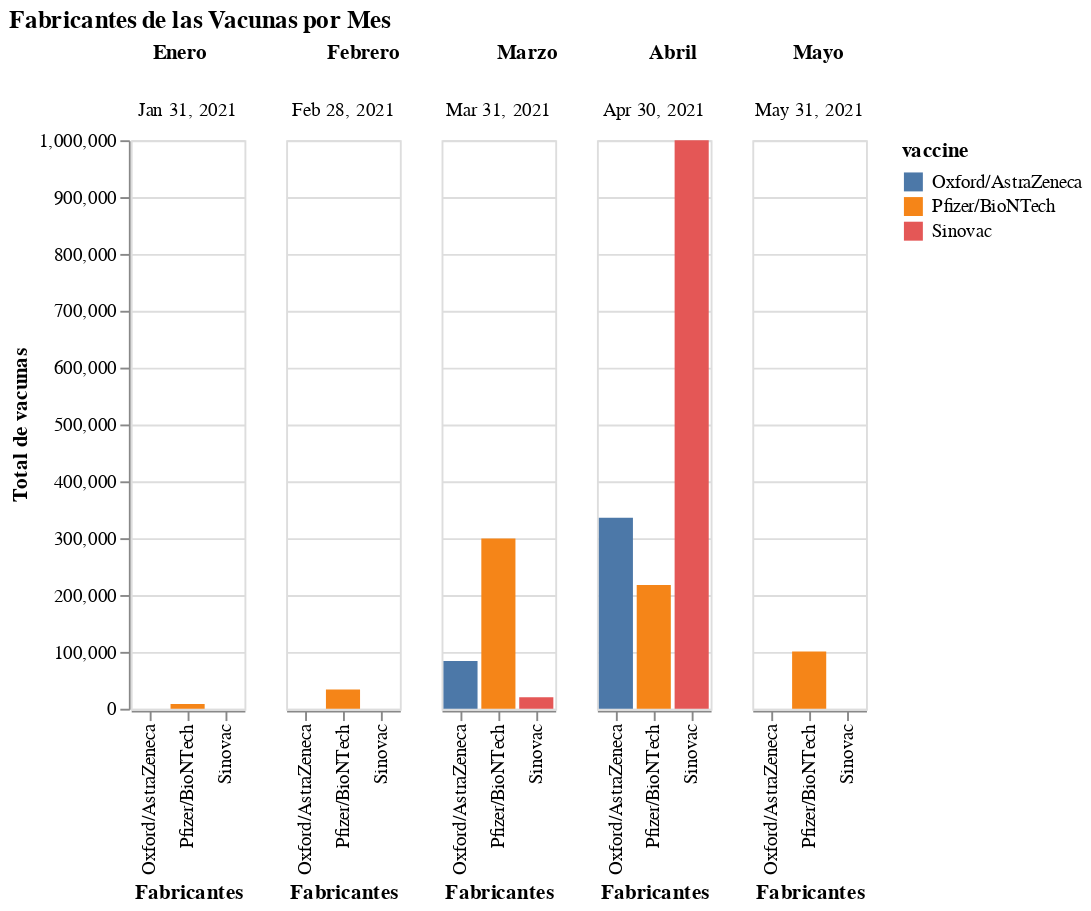

The code cell stored with this chart in its notebook:
### Code cell
figure=alt.Chart(suma).mark_bar().encode(
    x=alt.X('vaccine:N', title='Fabricantes'),
    color='vaccine:N',
    y=alt.Y('total:Q', title='Total de vacunas'),
    column=alt.Column('arrived_at', title='Enero                     Febrero                 Marzo                Abril                 Mayo')
).properties(title='Fabricantes de las Vacunas por Mes')
figure

### Figure 1 — Vega-Lite specification as saved in the notebook (floating-point values rounded to 4 significant figures)
{"config": {"view": {"continuousWidth": 400, "continuousHeight": 300}}, "data": {"name": "data-c0cec32c578175d2b0904d36c347a76c"}, "mark": "bar", "encoding": {"color": {"type": "nominal", "field": "vaccine"}, "column": {"type": "temporal", "field": "arrived_at", "title": "Enero                     Febrero                 Marzo                Abril                 Mayo"}, "x": {"type": "nominal", "field": "vaccine", "title": "Fabricantes"}, "y": {"type": "quantitative", "field": "total", "title": "Total de vacunas"}}, "title": "Fabricantes de las Vacunas por Mes", "$schema": "https://vega.github.io/schema/vega-lite/v4.8.1.json", "datasets": {"data-c0cec32c578175d2b0904d36c347a76c": [{"vaccine": "Oxford/AstraZeneca", "arrived_at": "2021-03-31T00:00:00", "total": 84000}, {"vaccine": "Oxford/AstraZeneca", "arrived_at": "2021-04-30T00:00:00", "total": 336000}, {"vaccine": "Pfizer/BioNTech", "arrived_at": "2021-01-31T00:00:00", "total": 8190}, {"vaccine": "Pfizer/BioNTech", "arrived_at": "2021-02-28T00:00:00", "total": 33930}, {"vaccine": "Pfizer/BioNTech", "arrived_at": "2021-03-31T00:00:00", "total": 299520}, {"vaccine": "Pfizer/BioNTech", "arrived_at": "2021-04-30T00:00:00", "total": 217620}, {"vaccine": "Pfizer/BioNTech", "arrived_at": "2021-05-31T00:00:00", "total": 100620}, {"vaccine": "Sinovac", "arrived_at": "2021-03-31T00:00:00", "total": 20000}, {"vaccine": "Sinovac", "arrived_at": "2021-04-30T00:00:00", "total": 1000000}]}}
